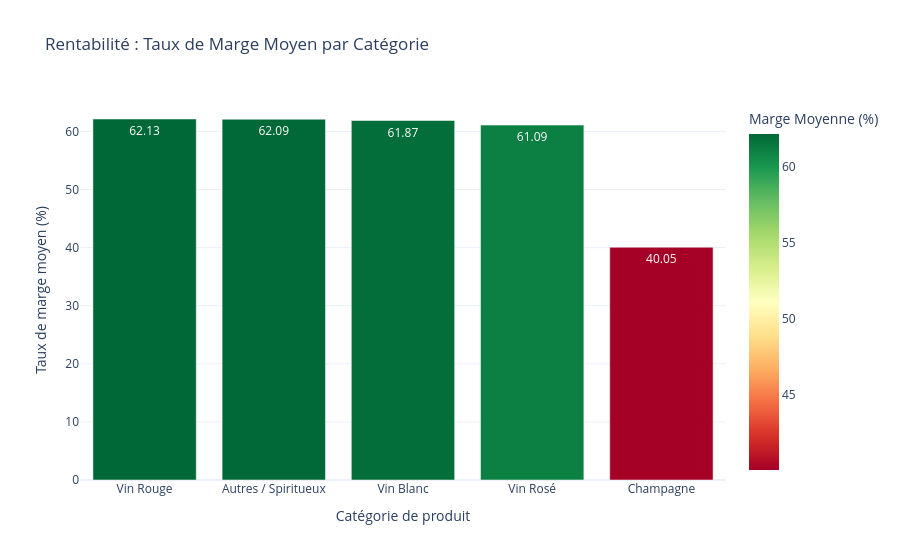

This figure's notebook cell:
### Code cell
#On utilise bien 'Type de Produit' car c'est le nom dans ton DataFrame
fig = px.bar(df_marge_par_type, 
             x='Type de Produit', 
             y='Taux de Marge Moyen (%)',
             text_auto='.2f', 
             title='Rentabilité : Taux de Marge Moyen par Catégorie',
             color='Taux de Marge Moyen (%)', 
             color_continuous_scale='RdYlGn', 
             labels={'Taux de Marge Moyen (%)': 'Marge Moyenne (%)', 'Type de Produit': 'Catégorie'})

# Amélioration du design
fig.update_layout(
    xaxis_title="Catégorie de produit",
    yaxis_title="Taux de marge moyen (%)",
    template='plotly_white'
)

fig.show()

### Figure 1 — Plotly figure (JSON) as saved in the notebook; plotly's stock layout.template omitted (floating-point values rounded to 4 significant figures)
{"data": [{"hovertemplate": "Catégorie=%{x}<br>Marge Moyenne (%)=%{marker.color}<extra></extra>", "legendgroup": "", "marker": {"color": [62.13, 62.09, 61.87, 61.09, 40.05], "coloraxis": "coloraxis", "pattern": {"shape": ""}}, "name": "", "orientation": "v", "showlegend": false, "textposition": "auto", "texttemplate": "%{y:.2f}", "type": "bar", "x": ["Vin Rouge", "Autres / Spiritueux", "Vin Blanc", "Vin Rosé", "Champagne"], "xaxis": "x", "y": [62.13, 62.09, 61.87, 61.09, 40.05], "yaxis": "y"}], "layout": {"barmode": "relative", "coloraxis": {"autocolorscale": false, "colorbar": {"title": {"text": "Marge Moyenne (%)"}}, "colorscale": [[0, "rgb(165,0,38)"], [0.1, "rgb(215,48,39)"], [0.2, "rgb(244,109,67)"], [0.3, "rgb(253,174,97)"], [0.4, "rgb(254,224,139)"], [0.5, "rgb(255,255,191)"], [0.6, "rgb(217,239,139)"], [0.7, "rgb(166,217,106)"], [0.8, "rgb(102,189,99)"], [0.9, "rgb(26,152,80)"], [1, "rgb(0,104,55)"]]}, "legend": {"tracegroupgap": 0}, "title": {"text": "Rentabilité : Taux de Marge Moyen par Catégorie"}, "xaxis": {"anchor": "y", "domain": [0, 1], "title": {"text": "Catégorie de produit"}}, "yaxis": {"anchor": "x", "domain": [0, 1], "title": {"text": "Taux de marge moyen (%)"}}}}
